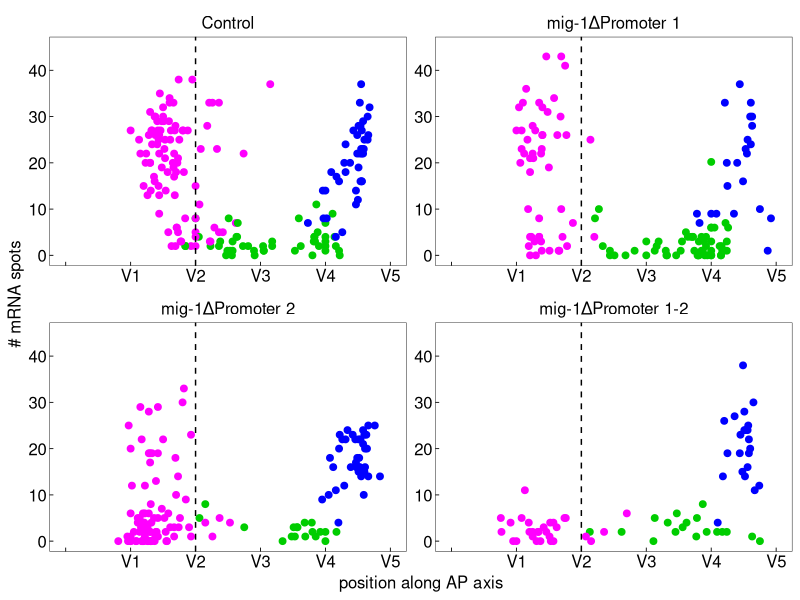

Write R code to recreate this figure.
#load necessary packages
#install.packages("tibble")
library(tibble)
#install.packages("magrittr")
library(magrittr)
#install.packages("ggplot2")
library(ggplot2)
#install.packages("readxl")
library(readxl)
#install.packages("dplyr")
library(dplyr)

#set ggplot figure theme
migtheme <-   theme(axis.line = element_blank(),
                    axis.text = element_text(colour = "black", size = 12),
                    strip.text = element_text(colour = "black", size = 12),
                    legend.text = element_text(colour = "black", size = 12),
                    axis.title = element_text(colour = "black", size = 12),
                    axis.ticks = element_line(colour = "black", size = 0.3),
                    axis.ticks.length = unit(-0.1, "cm"),
                    legend.title = element_text(colour = "black", size = 12),
                    panel.border = element_rect(colour = "black", fill = NA, size = 0.3),
                    panel.grid = element_blank(),
                    plot.background = element_blank(),
                    panel.background = element_blank(),
                    legend.background = element_blank(),
                    legend.key = element_rect(fill = "white", colour = "white"),
                    strip.background = element_blank(),
                    text = element_text(colour = "black", family = "sans"))

#load data
KN3133 <- read_xlsx("KN3133_smFISH.xlsx")%>%
  add_column(label = "mig-1ΔPromoter 1")

KN3134 <- read_xlsx("KN3134_smFISH.xlsx")%>%
  add_column(label = "mig-1ΔPromoter 2")

SV1009 <- read_xlsx("SV1009_smFISH.xlsx")%>%
  add_column(label = "Control")

KN3222 <- read_xlsx("KN3222_smFISH.xlsx")%>%
  add_column(label = "mig-1ΔPromoter 1-2")


promoterdels <- bind_rows(KN3133,KN3134, KN3222, SV1009)%>%
    filter(Cell %in% c("QR", "QR.p", "QR.pa"))
promoterdels$label <- factor(promoterdels$label, levels = c("Control", "mig-1ΔPromoter 1", "mig-1ΔPromoter 2", "mig-1ΔPromoter 1-2"))

#Create figure panel
fig.3C <- ggplot(promoterdels , aes(x = Position, y = smFISH.Counts, colour = Cell))+
  geom_point(size = 2)+
  scale_x_continuous(labels = c("","V1", "V2", "V3", "V4", "V5"), limits = c(-1,4))+
  scale_y_continuous(limits = c(0,45))+
  geom_vline(xintercept = 1, colour = "black", lty = 2)+
  scale_color_manual(values = c("blue","green3", "magenta"))+
  labs(x = "position along AP axis", y = "# mRNA spots",colour = "Cell")+
  facet_wrap(~label, ncol = 2, scales = "free")+
  theme(legend.position = "none")+
  migtheme
fig.3C


#Statistical testing
# mig-1 expression level in QR of:
#Δpromoter 1
t.test(filter(SV1009, Cell == "QR")$smFISH.Counts,filter(KN3133, Cell == "QR")$smFISH.Counts) #p = 0.5915
#Δpromoter 2
t.test(filter(SV1009, Cell == "QR")$smFISH.Counts,filter(KN3134, Cell == "QR")$smFISH.Counts) #p = 0.06716
#Δpromoter 1-2
t.test(filter(SV1009, Cell == "QR")$smFISH.Counts,filter(KN3222, Cell == "QR")$smFISH.Counts) #p = 0.8895

# mig-1 expression level in QR.pa of:
#Δpromoter 1
t.test(filter(SV1009, Cell == "QR.pa")$smFISH.Counts,filter(KN3133, Cell == "QR.pa")$smFISH.Counts) #p = 0.4381
#Δpromoter 2
t.test(filter(SV1009, Cell == "QR.pa")$smFISH.Counts,filter(KN3134, Cell == "QR.pa")$smFISH.Counts) #p = 2.2e-16
#Δpromoter 1-2
t.test(filter(SV1009, Cell == "QR.pa")$smFISH.Counts,filter(KN3222, Cell == "QR.pa")$smFISH.Counts) #p = 2.2e-16

